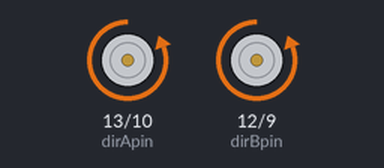
Recording of a sketch running on a simulated Arduino Uno, built with avr-gcc and run on an emulated ATmega328P. Parts: direction and speed pins drawn as motors (green arrow = direction pin HIGH = forward, orange = LOW = backward, longer = more drive).

Above: at 2.6 s.
At 5.1 s:
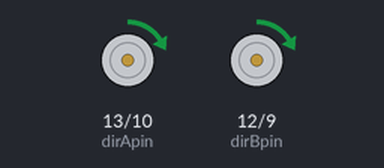
At 7.7 s:
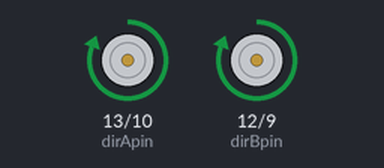
Timing chart, 0 to 9.8 s (numbered marks = the images above):
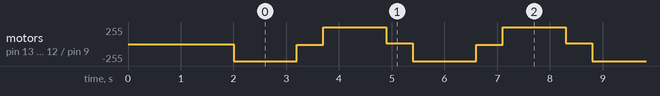

The sketch:

freeduino-motorshield.ino
```cpp
/* -*- c -*- */

// Motor Shield test
// by NKC Electronics
// Test Motor B
// http://mcukits.com/2009/03/12/assembling-the-freeduino-arduino-motor-shield/

// Motor pins
int dirApin = 13;     // Direction pin for motor A is Digital 13
int dirBpin = 12;     // Direction pin for motor B is Digital 12
int speedApin = 10;   // Speed pin for motor A is Digital 10 (PWM)
int speedBpin =  9;   // Speed pin for motor B is Digital 9 (PWM)

int speed = 255;     // 0 to 255, I think
int dir = 0;

void setup()
{
    pinMode(speedApin, OUTPUT);
    pinMode(speedBpin, OUTPUT);
    pinMode(dirApin, OUTPUT);
    pinMode(dirBpin, OUTPUT);
    delay(2000);
}

void loop()
{
    // Turn and move:
    digitalWrite(dirApin, dir);      // set direction
    digitalWrite(dirBpin, dir);      // set direction
    analogWrite(speedApin, speed);   // set speed (PWM)
    analogWrite(speedBpin, speed);   // set speed (PWM)
    delay(1200);

    // Stop for half a sec
    analogWrite(speedApin, 9);
    analogWrite(speedBpin, 9);
    delay(500);

    // reverse direction:
    dir = ((dir == 0) ? 1 : 0);      // change direction
}
```

Measured:
- by itself, motor on pin 13 (dirApin) / pin 10 (speedApin), motor on pin 12 (dirBpin) / pin 9 (speedBpin): repeats every 3.4 s: backward 9/255 0.50 s, forward 255/255 1.2 s, forward 9/255 0.50 s, backward 255/255 1.2 s
